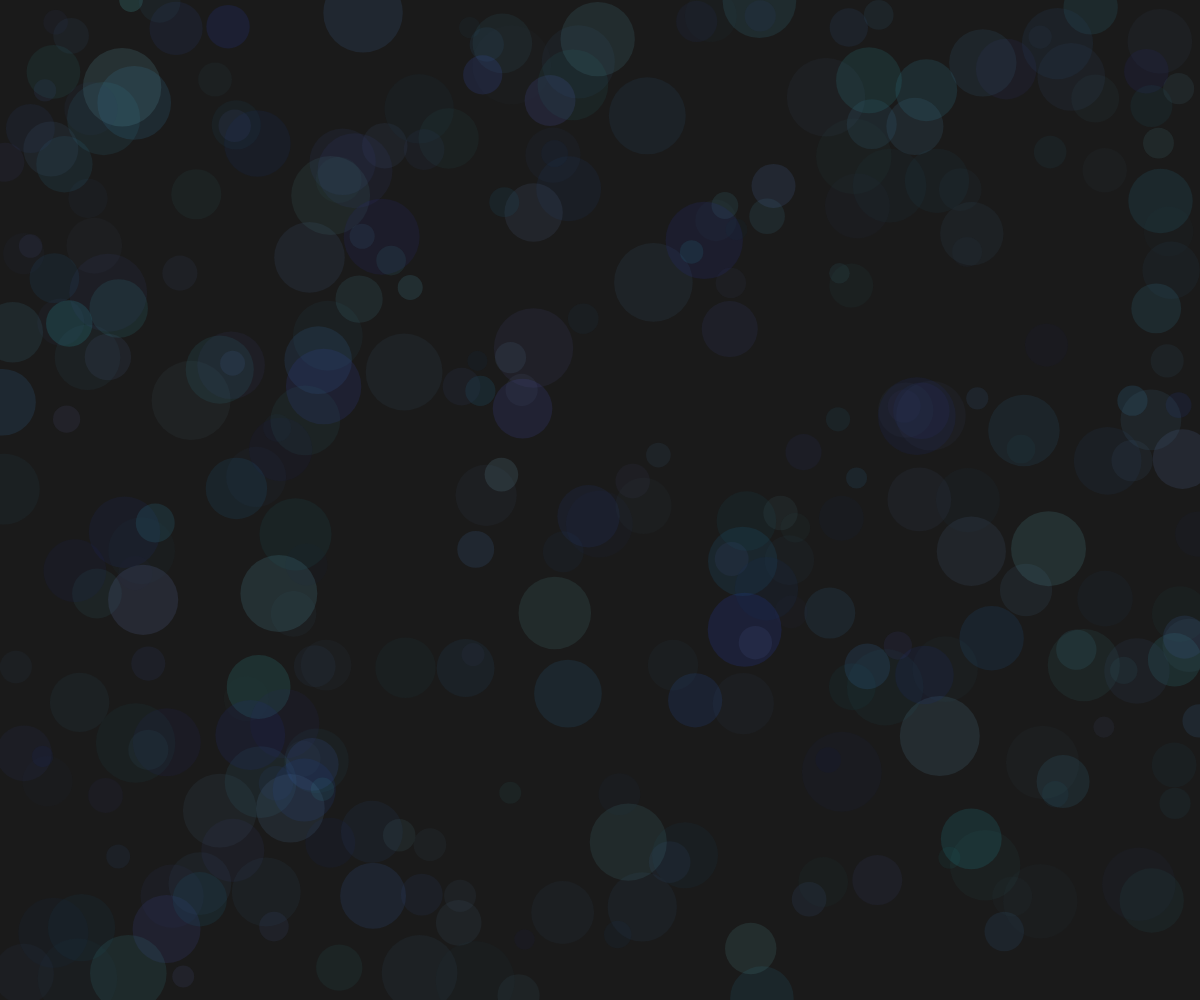
Frame 1 (no input)
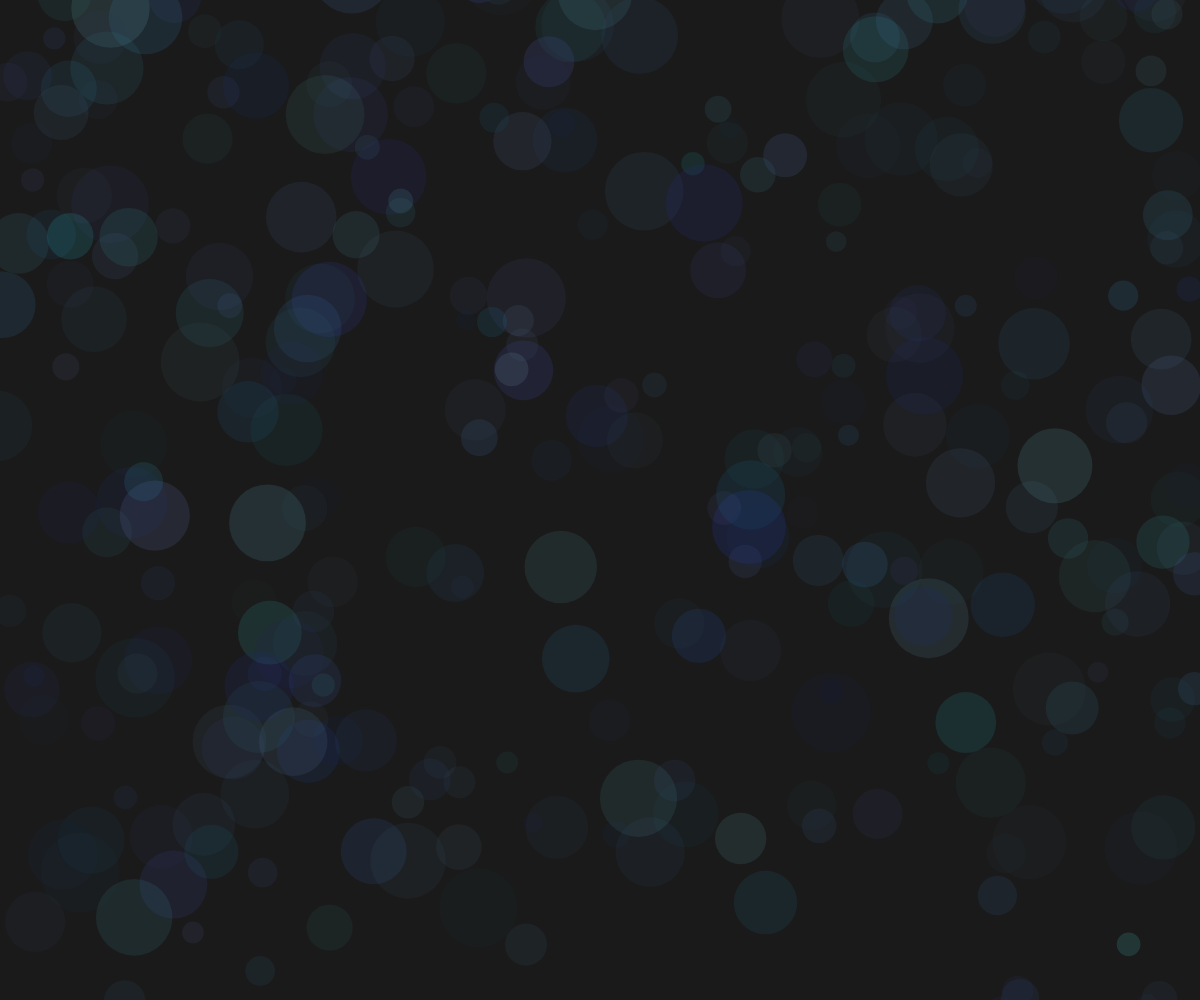
Frame 60 (no input)
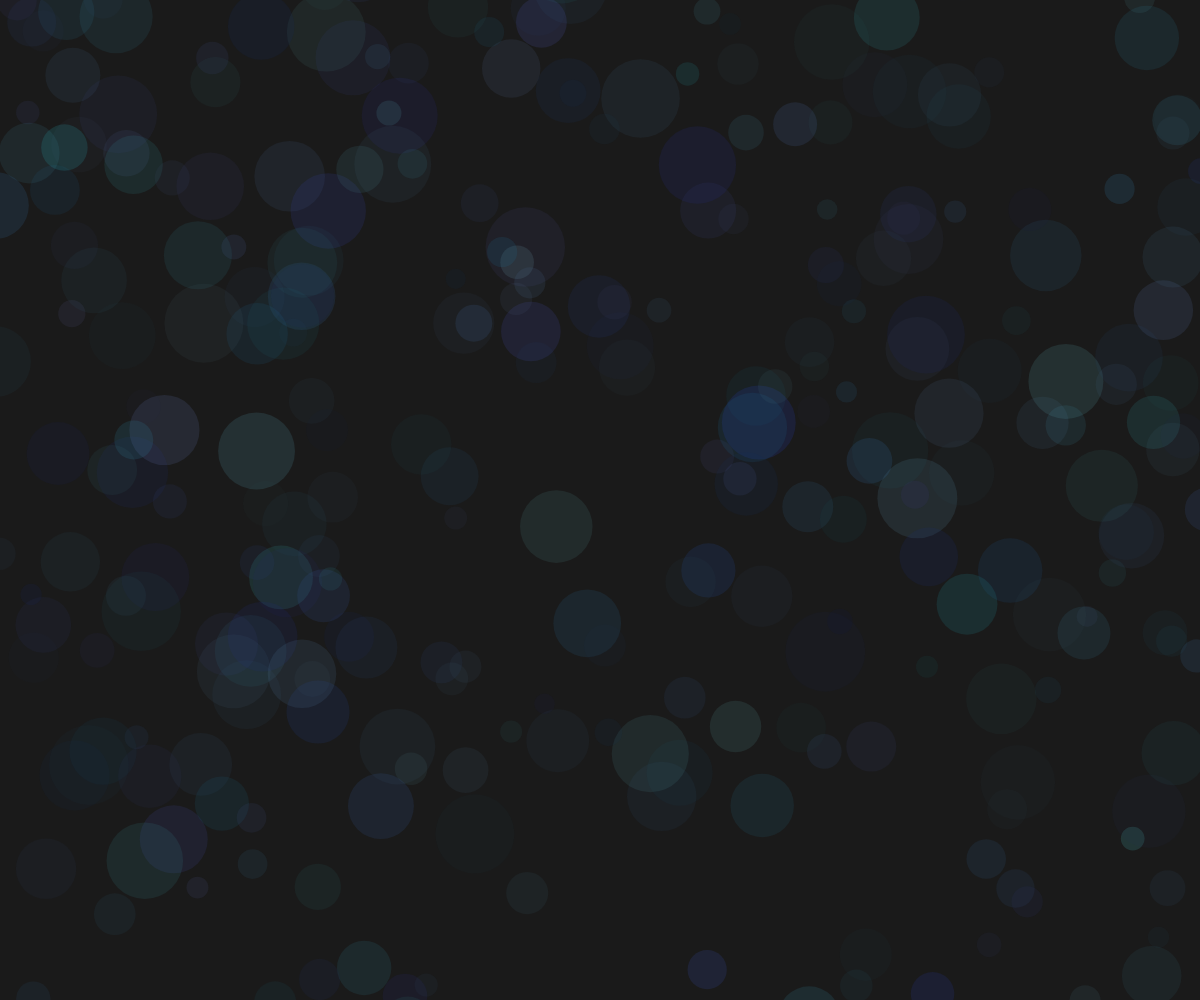
Frame 120 (the mouse pressed at the canvas centre since frame 60)

The p5.js sketch that drew these frames (run headless with seeded random() and noise() and a simulated clock; from frame 60 on, the mouse is pressed at the canvas centre):

// p5.js sketch
// ── sketch.js
let circles = [];
const circleCount = 300;
const rippleStrength = 20;

function setup() {
  createCanvas(windowWidth, windowHeight);
  colorMode(HSB, 360, 100, 100, 1);
  
  // Initialize circles with random properties
  for (let i = 0; i < circleCount; i++) {
    circles.push({
      x: random(width),
      y: random(height),
      size: random(20, 80),
      speed: random(0.5, 2),
      hue: random(180, 240), // Blue range
      saturation: random(40, 80),
      brightness: random(30, 70),
      alpha: random(0.05, 0.2),
      angle: random(TWO_PI)
    });
  }
}

function draw() {
  background(0, 0, 10); // Dark blue background
  
  // Update and display circles
  for (let i = 0; i < circles.length; i++) {
    let c = circles[i];
    
    // Move circle upward
    c.y -= c.speed;
    
    // Reset circle if it goes off screen
    if (c.y < -c.size) {
      c.y = height + c.size;
      c.x = random(width);
    }
    
    // Apply subtle horizontal drift
    c.x += sin(c.angle) * 0.2;
    c.angle += 0.01;
    
    // Draw circle with transparency
    noStroke();
    fill(c.hue, c.saturation, c.brightness, c.alpha);
    ellipse(c.x, c.y, c.size);
  }
}

function mousePressed() {
  // Create ripple effect at mouse position
  for (let i = 0; i < circles.length; i++) {
    let c = circles[i];
    let d = dist(mouseX, mouseY, c.x, c.y);
    
    if (d < 150) {
      // Push circle outward
      let force = map(d, 0, 150, rippleStrength, 0);
      c.x += (c.x - mouseX) * force * 0.01;
      c.y += (c.y - mouseY) * force * 0.01;
    }
  }
}

function windowResized() {
  resizeCanvas(windowWidth, windowHeight);
}
